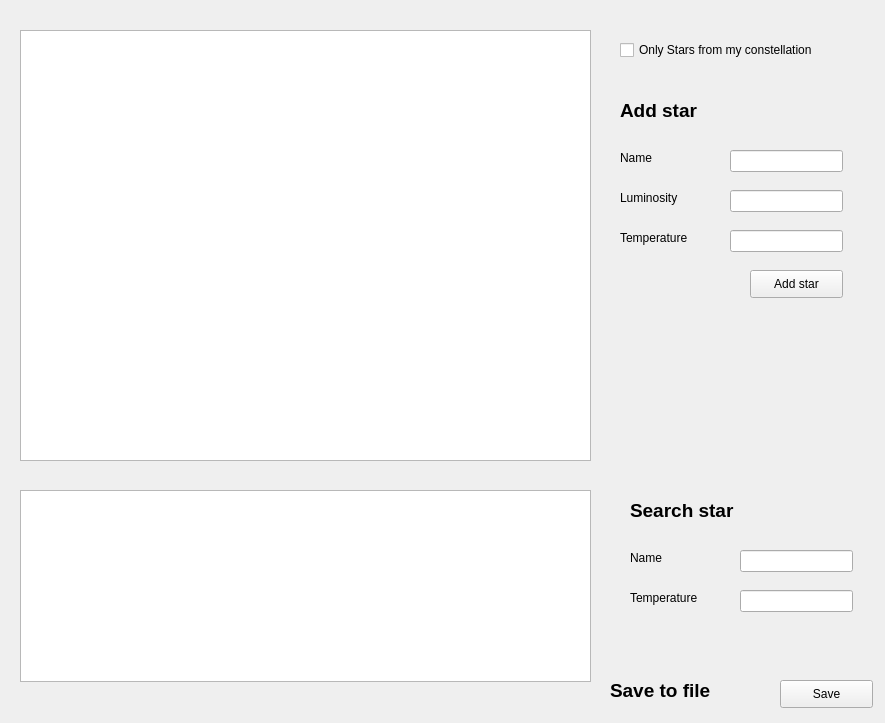
<?xml version="1.0" encoding="UTF-8"?>
<ui version="4.0">
 <class>AstroWindow</class>
 <widget class="QWidget" name="AstroWindow">
  <property name="geometry">
   <rect>
    <x>0</x>
    <y>0</y>
    <width>885</width>
    <height>723</height>
   </rect>
  </property>
  <property name="windowTitle">
   <string>AstroWindow</string>
  </property>
  <widget class="QTableView" name="tableView">
   <property name="geometry">
    <rect>
     <x>20</x>
     <y>30</y>
     <width>571</width>
     <height>431</height>
    </rect>
   </property>
  </widget>
  <widget class="QCheckBox" name="checkBox">
   <property name="geometry">
    <rect>
     <x>620</x>
     <y>40</y>
     <width>221</width>
     <height>20</height>
    </rect>
   </property>
   <property name="text">
    <string>Only Stars from my constellation</string>
   </property>
  </widget>
  <widget class="QLabel" name="label">
   <property name="geometry">
    <rect>
     <x>620</x>
     <y>90</y>
     <width>161</width>
     <height>41</height>
    </rect>
   </property>
   <property name="font">
    <font>
     <pointsize>14</pointsize>
     <weight>75</weight>
     <bold>true</bold>
    </font>
   </property>
   <property name="text">
    <string>Add star</string>
   </property>
  </widget>
  <widget class="QLineEdit" name="nameLineEdit">
   <property name="geometry">
    <rect>
     <x>730</x>
     <y>150</y>
     <width>113</width>
     <height>22</height>
    </rect>
   </property>
  </widget>
  <widget class="QLineEdit" name="luminosityLineEdit">
   <property name="geometry">
    <rect>
     <x>730</x>
     <y>190</y>
     <width>113</width>
     <height>22</height>
    </rect>
   </property>
  </widget>
  <widget class="QLineEdit" name="temperatureLineEdit">
   <property name="geometry">
    <rect>
     <x>730</x>
     <y>230</y>
     <width>113</width>
     <height>22</height>
    </rect>
   </property>
  </widget>
  <widget class="QLabel" name="label_2">
   <property name="geometry">
    <rect>
     <x>620</x>
     <y>150</y>
     <width>55</width>
     <height>16</height>
    </rect>
   </property>
   <property name="text">
    <string>Name</string>
   </property>
  </widget>
  <widget class="QLabel" name="label_3">
   <property name="geometry">
    <rect>
     <x>620</x>
     <y>190</y>
     <width>71</width>
     <height>16</height>
    </rect>
   </property>
   <property name="text">
    <string>Luminosity</string>
   </property>
  </widget>
  <widget class="QLabel" name="label_4">
   <property name="geometry">
    <rect>
     <x>620</x>
     <y>230</y>
     <width>81</width>
     <height>16</height>
    </rect>
   </property>
   <property name="text">
    <string>Temperature</string>
   </property>
  </widget>
  <widget class="QPushButton" name="addPushButton">
   <property name="geometry">
    <rect>
     <x>750</x>
     <y>270</y>
     <width>93</width>
     <height>28</height>
    </rect>
   </property>
   <property name="text">
    <string>Add star</string>
   </property>
  </widget>
  <widget class="QLabel" name="label_5">
   <property name="geometry">
    <rect>
     <x>630</x>
     <y>490</y>
     <width>161</width>
     <height>41</height>
    </rect>
   </property>
   <property name="font">
    <font>
     <pointsize>14</pointsize>
     <weight>75</weight>
     <bold>true</bold>
    </font>
   </property>
   <property name="text">
    <string>Search star</string>
   </property>
  </widget>
  <widget class="QLabel" name="label_6">
   <property name="geometry">
    <rect>
     <x>630</x>
     <y>590</y>
     <width>81</width>
     <height>16</height>
    </rect>
   </property>
   <property name="text">
    <string>Temperature</string>
   </property>
  </widget>
  <widget class="QLineEdit" name="searchNameLineEdit">
   <property name="geometry">
    <rect>
     <x>740</x>
     <y>550</y>
     <width>113</width>
     <height>22</height>
    </rect>
   </property>
  </widget>
  <widget class="QLineEdit" name="searchTempLineEdit">
   <property name="geometry">
    <rect>
     <x>740</x>
     <y>590</y>
     <width>113</width>
     <height>22</height>
    </rect>
   </property>
  </widget>
  <widget class="QLabel" name="label_7">
   <property name="geometry">
    <rect>
     <x>630</x>
     <y>550</y>
     <width>55</width>
     <height>16</height>
    </rect>
   </property>
   <property name="text">
    <string>Name</string>
   </property>
  </widget>
  <widget class="QListWidget" name="listWidget">
   <property name="geometry">
    <rect>
     <x>20</x>
     <y>490</y>
     <width>571</width>
     <height>192</height>
    </rect>
   </property>
  </widget>
  <widget class="QPushButton" name="savePushButton">
   <property name="geometry">
    <rect>
     <x>780</x>
     <y>680</y>
     <width>93</width>
     <height>28</height>
    </rect>
   </property>
   <property name="text">
    <string>Save</string>
   </property>
  </widget>
  <widget class="QLabel" name="label_8">
   <property name="geometry">
    <rect>
     <x>610</x>
     <y>670</y>
     <width>161</width>
     <height>41</height>
    </rect>
   </property>
   <property name="font">
    <font>
     <pointsize>14</pointsize>
     <weight>75</weight>
     <bold>true</bold>
    </font>
   </property>
   <property name="text">
    <string>Save to file</string>
   </property>
  </widget>
 </widget>
 <layoutdefault spacing="6" margin="11"/>
 <resources/>
 <connections/>
</ui>
